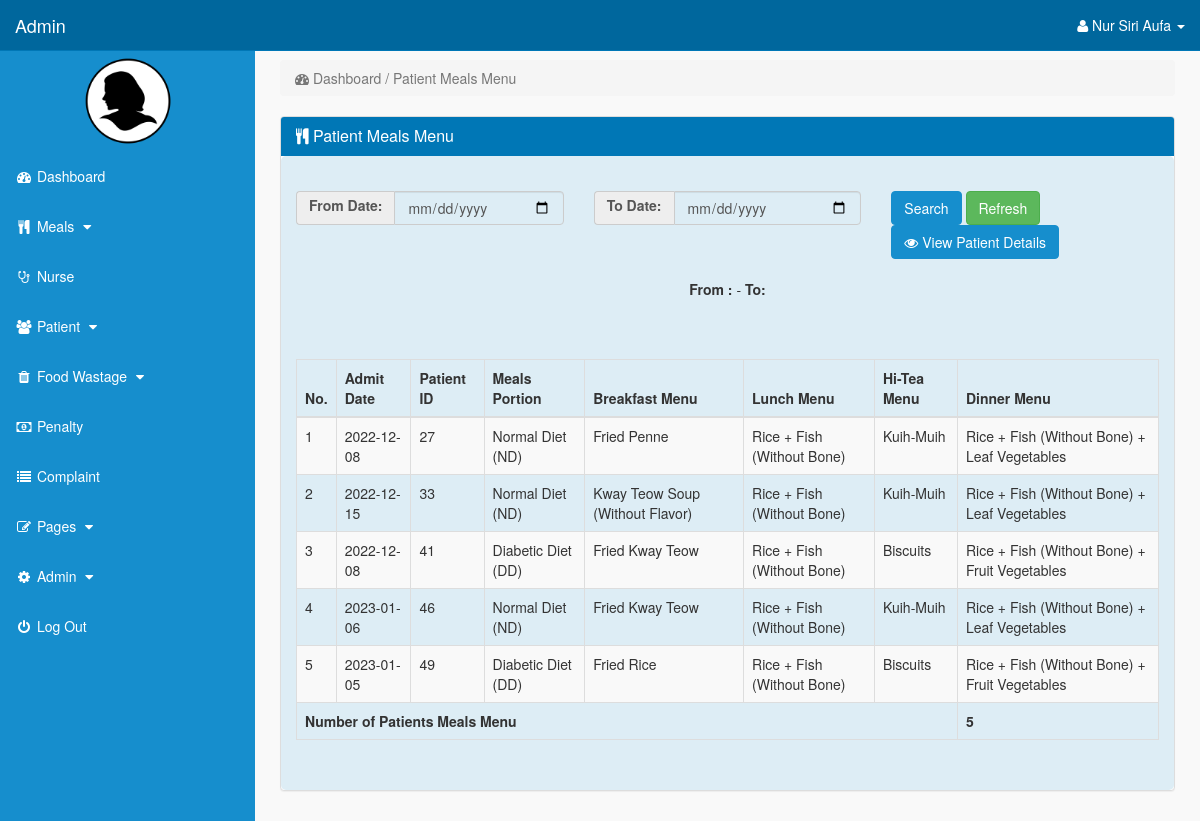
Page /admin/index.php?view_patient_m_menu (signed in) on the committed database.
### tables this page shows
CREATE TABLE `patient_m_menu` (
  `patient_m_menu_id` int(11) NOT NULL,
  `patient_id` int(11) NOT NULL,
  `meals_portion_id` int(11) NOT NULL,
  `meals_menu_b_id` int(11) NOT NULL,
  `meals_menu_l_id` int(11) NOT NULL,
  `meals_menu_ht_id` int(11) NOT NULL,
  `meals_menu_d_id` int(11) NOT NULL
);

CREATE TABLE `patient_details` (
  `patient_id` int(10) NOT NULL,
  `ward_id` int(11) NOT NULL,
  `diseases_id` int(11) NOT NULL,
  `patient_fname` text NOT NULL,
  `patient_lname` text NOT NULL,
  `patient_bed` int(11) NOT NULL,
  `patient_age` int(11) NOT NULL,
  `patient_admit_date` date NOT NULL,
  `patient_allergic` text NOT NULL,
  `patient_MAC` text NOT NULL
);

CREATE TABLE `meals_portion` (
  `meals_portion_id` int(11) NOT NULL,
  `meals_portion` text NOT NULL
);

CREATE TABLE `meals_menu_b` (
  `meals_menu_b_id` int(11) NOT NULL,
  `meals_portion_id` int(11) NOT NULL,
  `meals_menu_b` text NOT NULL,
  `meals_quantity_b` decimal(10,2) NOT NULL,
  `meals_cost` decimal(10,2) NOT NULL
);

CREATE TABLE `meals_menu_l` (
  `meals_menu_l_id` int(11) NOT NULL,
  `meals_portion_id` int(11) NOT NULL,
  `meals_menu_l` text NOT NULL,
  `meals_quantity_l` decimal(10,2) NOT NULL,
  `meals_cost` decimal(10,2) NOT NULL
);

CREATE TABLE `meals_menu_ht` (
  `meals_menu_ht_id` int(11) NOT NULL,
  `meals_portion_id` int(11) NOT NULL,
  `meals_menu_ht` text NOT NULL,
  `meals_quantity_ht` decimal(10,2) NOT NULL,
  `meals_cost` decimal(10,2) NOT NULL
);

CREATE TABLE `meals_menu_d` (
  `meals_menu_d_id` int(11) NOT NULL,
  `meals_portion_id` int(11) NOT NULL,
  `meals_menu_d` text NOT NULL,
  `meals_quantity_d` decimal(10,2) NOT NULL,
  `meals_cost` decimal(10,2) NOT NULL
);

### admin/view_patient_m_menu.php (the view, shortened to what the rows shown need)
<?php
	if(!isset($_SESSION['admin_email'])){
		echo "<script>window.open('login.php','_self')</script>";
	}
		else {
?>
	<div class="row">
		<div class="col-lg-12">
			<div class="panel panel-default">
							<div class="panel-body" >
							<br>
                                <br>
                                <center>
                                <br>
							<div class="table-responsive" >
								<table id="patient_meals" class="table table-bordered table-hover table-striped" >
									<thead>
										<tr>
											<th>No.</th>
											<th>Admit Date</th>
											<th>Patient ID</th>
											<th>Meals Portion</th>
											<th>Breakfast Menu</th>
											<th>Lunch Menu</th>
											<th>Hi-Tea Menu</th>
											<th>Dinner Menu</th>
										</tr>
									</thead>
									<tbody id="patient_meals">
                                    <?php
                                        if(isset ($_POST['filter'])){
                                            $from_date = date("Y-m-d", strtotime($_POST['from_date']));
                                            $to_date = date("Y-m-d", strtotime($_POST['to_date']));
                                            $i=0;
                                            $query=mysqli_query($con, "select * from `patient_m_menu`  t1 inner join patient_details t2 on t1.patient_id=t2.patient_id inner join meals_portion t3 on t1.meals_portion_id=t3.meals_portion_id inner join meals_menu_b t4 on t1.meals_menu_b_id=t4.meals_menu_b_id inner join meals_menu_l t5 on t1.meals_menu_l_id=t5.meals_menu_l_id inner join meals_menu_ht t6 on t1.meals_menu_ht_id=t6.meals_menu_ht_id inner join meals_menu_d t7 on t1.meals_menu_d_id=t7.meals_menu_d_id WHERE date(`patient_admit_date`) between '$from_date' and '$to_date' order by patient_admit_date asc");
                                            $row=mysqli_num_rows($query);
                                                if($row>0){
                                                    while($fetch=mysqli_fetch_array($query)){
                                                        $i++;
                                    ?>
                                        <tr>
											<td><?php echo $i; ?></td>
											<td><?php echo $fetch['patient_admit_date']?></td>
											<td><?php echo $fetch['patient_id']?></td>
											<td><?php echo $fetch['meals_portion']?></td>
											<td><?php echo $fetch['meals_menu_b'];?></td>
											<td><?php echo $fetch['meals_menu_l'];?></td>
											<td><?php echo $fetch['meals_menu_ht'];?></td>
											<td><?php echo $fetch['meals_menu_d'];?></td>
                                        </tr>
									<?php
											}
                                    ?>
									<tr>
										<th colspan = "7">Breakfast</th>
										<th>Quantity</th>
									</tr>
									<?php
										$query=mysqli_query($con, "select *, sum(meals_quantity_b) as sum from `patient_m_menu`  t1 inner join patient_details t2 on t1.patient_id=t2.patient_id inner join meals_portion t3 on t1.meals_portion_id=t3.meals_portion_id inner join meals_menu_b t4 on t1.meals_menu_b_id=t4.meals_menu_b_id inner join meals_menu_l t5 on t1.meals_menu_l_id=t5.meals_menu_l_id inner join meals_menu_ht t6 on t1.meals_menu_ht_id=t6.meals_menu_ht_id inner join meals_menu_d t7 on t1.meals_menu_d_id=t7.meals_menu_d_id WHERE date(`patient_admit_date`) between '$from_date' and '$to_date' group by meals_menu_b order by patient_admit_date asc");
                                            $row=mysqli_num_rows($query);
                                                if($row>0){
                                                    while($fetch=mysqli_fetch_array($query)){
									?>
									<tr>
										<td colspan = "7">
											<?php echo $fetch['meals_menu_b'];?>
										</td>
										<td><?php echo $fetch['sum']?> gram</td>
									</tr>
									<?php
											}
										}
									?>
									</tr>
									<tr>
										<th colspan = "7">Lunch</th>
										<th>Quantity</th>
									</tr>
									<?php
										$query=mysqli_query($con, "select *, sum(meals_quantity_l) as sum from `patient_m_menu` t1 inner join patient_details t2 on t1.patient_id=t2.patient_id inner join meals_portion t3 on t1.meals_portion_id=t3.meals_portion_id inner join meals_menu_b t4 on t1.meals_menu_b_id=t4.meals_menu_b_id inner join meals_menu_l t5 on t1.meals_menu_l_id=t5.meals_menu_l_id inner join meals_menu_ht t6 on t1.meals_menu_ht_id=t6.meals_menu_ht_id inner join meals_menu_d t7 on t1.meals_menu_d_id=t7.meals_menu_d_id WHERE date(`patient_admit_date`) between '$from_date' and '$to_date' group by meals_menu_l order by patient_admit_date asc");
                                            $row=mysqli_num_rows($query);
                                                if($row>0){
                                                    while($fetch=mysqli_fetch_array($query)){
									?>
									<tr>
										<td colspan = "7">
											<?php echo $fetch['meals_menu_l'];?>
										</td>
										<td><?php echo $fetch['sum']?> gram</td>
									</tr>
									<?php
											}
										}
									?>
									</tr>
									<tr>
										<th colspan = "7">Hi-Tea</th>
										<th>Quantity</th>
									</tr>
									<?php
										$query=mysqli_query($con, "select *, sum(meals_quantity_ht) as sum from `patient_m_menu` t1 inner join patient_details t2 on t1.patient_id=t2.patient_id inner join meals_portion t3 on t1.meals_portion_id=t3.meals_portion_id inner join meals_menu_b t4 on t1.meals_menu_b_id=t4.meals_menu_b_id inner join meals_menu_l t5 on t1.meals_menu_l_id=t5.meals_menu_l_id inner join meals_menu_ht t6 on t1.meals_menu_ht_id=t6.meals_menu_ht_id inner join meals_menu_d t7 on t1.meals_menu_d_id=t7.meals_menu_d_id WHERE date(`patient_admit_date`) between '$from_date' and '$to_date' group by meals_menu_ht order by patient_admit_date asc");
                                            $row=mysqli_num_rows($query);
                                                if($row>0){
                                                    while($fetch=mysqli_fetch_array($query)){
									?>
									<tr>
										<td colspan = "7">
											<?php echo $fetch['meals_menu_ht'];?>
										</td>
										<td><?php echo $fetch['sum']?> gram</td>
									</tr>
									<?php
											}
										}
									?>
									</tr>
									<tr>
										<th colspan = "7">Dinner</th>
										<th>Quantity</th>
									</tr>
									<?php
										$query=mysqli_query($con, "select *, sum(meals_quantity_d) as sum from `patient_m_menu` t1 inner join patient_details t2 on t1.patient_id=t2.patient_id inner join meals_portion t3 on t1.meals_portion_id=t3.meals_portion_id inner join meals_menu_b t4 on t1.meals_menu_b_id=t4.meals_menu_b_id inner join meals_menu_l t5 on t1.meals_menu_l_id=t5.meals_menu_l_id inner join meals_menu_ht t6 on t1.meals_menu_ht_id=t6.meals_menu_ht_id inner join meals_menu_d t7 on t1.meals_menu_d_id=t7.meals_menu_d_id WHERE date(`patient_admit_date`) between '$from_date' and '$to_date' group by meals_menu_d order by patient_admit_date asc");
                                            $row=mysqli_num_rows($query);
                                                if($row>0){
                                                    while($fetch=mysqli_fetch_array($query)){
									?>
									<tr>
										<td colspan = "7">
											<?php echo $fetch['meals_menu_d'];?>
										</td>
										<td><?php echo $fetch['sum']?> gram</td>
									</tr>
									<?php
											}
										}
									?>
									</tr>
                                    <?php
										}
											else {
										echo '
                                                    <tr>
                                                        <td colspan = "10"><center>No Record Found</center></td>
                                                    </tr>';
											}
										}
											else {
												$i=0;
												$get_patient_m_menu = "select * from patient_m_menu";
												$run_patient_m_menu = mysqli_query($con,$get_patient_m_menu);
													while($row_patient_m_menu=mysqli_fetch_array($run_patient_m_menu)){
												$patient_id = $row_patient_m_menu['patient_id'];
												$meals_portion_id = $row_patient_m_menu['meals_portion_id'];
												$meals_menu_b_id = $row_patient_m_menu['meals_menu_b_id'];
												$meals_menu_l_id = $row_patient_m_menu['meals_menu_l_id'];
												$meals_menu_ht_id = $row_patient_m_menu['meals_menu_ht_id'];
												$meals_menu_d_id = $row_patient_m_menu['meals_menu_d_id'];
												$get_patient = "select * from patient_details where patient_id='$patient_id'";
												$run_patient = mysqli_query($con,$get_patient);
												$row_patient = mysqli_fetch_array($run_patient);
												$patient_admit_date = $row_patient['patient_admit_date'];
												$get_meals_portion = "select * from meals_portion where meals_portion_id='$meals_portion_id'";
												$run_meals_portion = mysqli_query($con,$get_meals_portion);
												$row_meals_portion = mysqli_fetch_array($run_meals_portion);
												$meals_portion = $row_meals_portion['meals_portion'];
												$get_meals_menu_b = "select * from meals_menu_b where meals_menu_b_id='$meals_menu_b_id'";
												$run_meals_menu_b = mysqli_query($con,$get_meals_menu_b);
												$row_meals_menu_b = mysqli_fetch_array($run_meals_menu_b);
												$meals_menu_b = $row_meals_menu_b['meals_menu_b'];
												$get_meals_menu_l = "select * from meals_menu_l where meals_menu_l_id='$meals_menu_l_id'";
												$run_meals_menu_l = mysqli_query($con,$get_meals_menu_l);
												$row_meals_menu_l = mysqli_fetch_array($run_meals_menu_l);
												$meals_menu_l = $row_meals_menu_l['meals_menu_l'];
												$get_meals_menu_ht = "select * from meals_menu_ht where meals_menu_ht_id='$meals_menu_ht_id'";
												$run_meals_menu_ht = mysqli_query($con,$get_meals_menu_ht);
												$row_meals_menu_ht = mysqli_fetch_array($run_meals_menu_ht);
												$meals_menu_ht = $row_meals_menu_ht['meals_menu_ht'];
												$get_meals_menu_d = "select * from meals_menu_d where meals_menu_d_id='$meals_menu_d_id'";
												$run_meals_menu_d = mysqli_query($con,$get_meals_menu_d);
												$row_meals_menu_d = mysqli_fetch_array($run_meals_menu_d);
												$meals_menu_d = $row_meals_menu_d['meals_menu_d'];
													$i++;
									?>
                                        <tr>
											<td><?php echo $i; ?></td>
											<td><?php echo $patient_admit_date; ?></td>
											<td><?php echo $patient_id; ?></td>
											<td><?php echo $meals_portion; ?></td>
											<td><?php echo $meals_menu_b; ?></td>
											<td><?php echo $meals_menu_l; ?></td>
											<td><?php echo $meals_menu_ht; ?></td>
											<td><?php echo $meals_menu_d; ?></td>
                                        </tr>
									<?php
											}
                                    ?>
                                            <?php
												}
                                            ?>
										<br><br>
						</tbody>
					</table>
				</div>
			</div>
		</div>
	</div>
<?php
	}
?>

### admin/includes/sidebar.php (shortened to what the rows shown need)
<?php
	if(!isset($_SESSION['admin_email'])){
		echo "<script>window.open('login.php','_self')</script>";
	}
		else {
?>
	<nav class="navbar navbar-inverse navbar-fixed-top" >
		<div class="navbar-header" >
				<a class="navbar-brand" href="index.php?dashboard">Admin</a>
		</div>
		<ul class="nav navbar-right top-nav" >
			<li class="dropdown" >
				<a href="#" class="dropdown-toggle" data-toggle="dropdown" >
					<i class="fa fa-user" ></i>
						<?php echo $admin_fname; ?> <b class="caret" ></b>
				</a>
</li>
</ul>
	<div class="collapse navbar-collapse navbar-ex1-collapse">
		<ul class="nav navbar-nav side-nav">
	<center>
		<img src="admin_image/<?php echo $admin_image; ?>" width="100" height="100" >
		</center>
	<li>
		<a href="index.php?dashboard">
			<i class="fa fa-fw fa-dashboard"></i> Dashboard
		</a>
	</li>
	<li>
		<a href="#" data-toggle="collapse" data-target="#meals">
			<i class="fa fa-fw fa-cutlery""></i> Meals
				<i class="fa fa-fw fa-caret-down"></i>
	</a>
	</li>
	<li>
		<a href="index.php?view_nurse">
			<i class="fa fa-fw fa-stethoscope"></i> Nurse
		</a>
	</li>
	<li>
		<a href="#" data-toggle="collapse" data-target="#patient">
			<i class="fa fa-fw fa-users"></i> Patient
			<i class="fa fa-fw fa-caret-down"></i>
		</a>
	</li>
	<li>
		<a href="#" data-toggle="collapse" data-target="#food_wastage">
			<i class="fa fa-fw fa-trash"></i> Food Wastage
			<i class="fa fa-fw fa-caret-down"></i>
		</a>
	</li>
	<li>
		<a href="index.php?view_penalty=1">
			<i class="fa fa-fw fa-money"></i> Penalty
		</a>
	</li>
	<li>
		<a href="index.php?view_complaint=1">
			<i class="fa fa-fw fa-list"></i> Complaint
		</a>
	</li>
	<li>
		<a href="#" data-toggle="collapse" data-target="#pages">
			<i class="fa fa-fw fa-edit"> </i> Pages
			<i class="fa fa-fw fa-caret-down"></i>
		</a>
	</li>
	<li>
		<a href="#" data-toggle="collapse" data-target="#admin">
			<i class="fa fa-fw fa-gear"></i> Admin
			<i class="fa fa-fw fa-caret-down"></i>
		</a>
	</li>
	<li>
		<a href="logout.php">
			<i class="fa fa-fw fa-power-off"></i> Log Out
		</a>
	</li>
		</ul>
	</div>
</nav>
<?php
	}
?>

### rows in the picture
patient_m_menu: patient.patient_admit_date "2022-12-08", patient "27", meals_portion.meals_portion "Normal Diet (ND)", meals_menu_b.meals_menu_b "Fried Penne", meals_menu_l.meals_menu_l "Rice + Fish (Without Bone)", meals_menu_ht.meals_menu_ht "Kuih-Muih", meals_menu_d.meals_menu_d "Rice + Fish (Without Bone) + Leaf Vegetables"
patient_m_menu: patient.patient_admit_date "2022-12-15", patient "33", meals_portion.meals_portion "Normal Diet (ND)", meals_menu_b.meals_menu_b "Kway Teow Soup (Without Flavor)", meals_menu_l.meals_menu_l "Rice + Fish (Without Bone)", meals_menu_ht.meals_menu_ht "Kuih-Muih", meals_menu_d.meals_menu_d "Rice + Fish (Without Bone) + Leaf Vegetables"
patient_m_menu: patient.patient_admit_date "2022-12-08", patient "41", meals_portion.meals_portion "Diabetic Diet (DD)", meals_menu_b.meals_menu_b "Fried Kway Teow", meals_menu_l.meals_menu_l "Rice + Fish (Without Bone)", meals_menu_ht.meals_menu_ht "Biscuits", meals_menu_d.meals_menu_d "Rice + Fish (Without Bone) + Fruit Vegetables"
patient_m_menu: patient.patient_admit_date "2023-01-06", patient "46", meals_portion.meals_portion "Normal Diet (ND)", meals_menu_b.meals_menu_b "Fried Kway Teow", meals_menu_l.meals_menu_l "Rice + Fish (Without Bone)", meals_menu_ht.meals_menu_ht "Kuih-Muih", meals_menu_d.meals_menu_d "Rice + Fish (Without Bone) + Leaf Vegetables"
patient_m_menu: patient.patient_admit_date "2023-01-05", patient "49", meals_portion.meals_portion "Diabetic Diet (DD)", meals_menu_b.meals_menu_b "Fried Rice", meals_menu_l.meals_menu_l "Rice + Fish (Without Bone)", meals_menu_ht.meals_menu_ht "Biscuits", meals_menu_d.meals_menu_d "Rice + Fish (Without Bone) + Fruit Vegetables"

### other values in the picture
$admin_fname "Nur Siri Aufa"
$fetch['sum'] "5"
